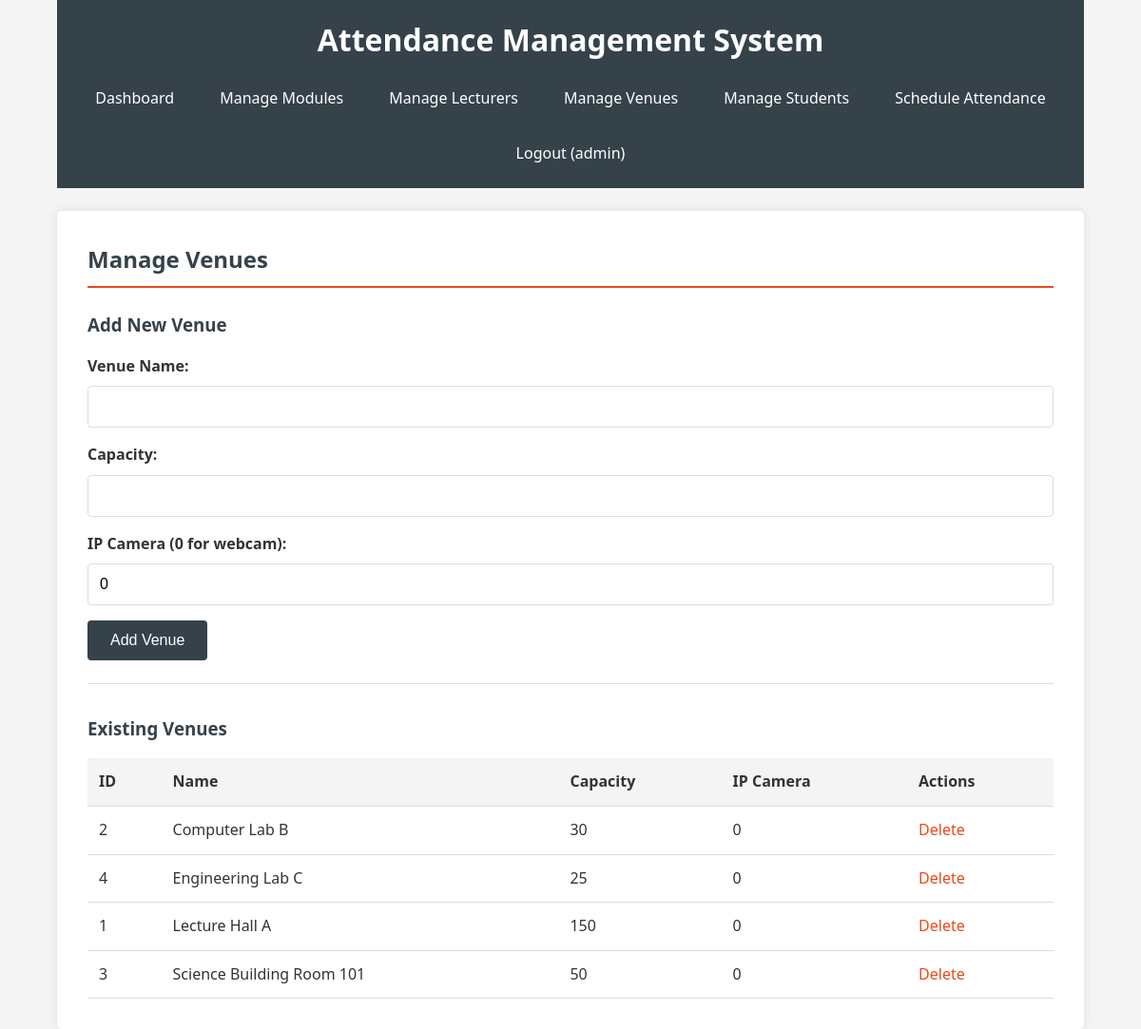
Screenshot of /modules/manage_venues.php (signed in) with the database file from the repository.
### tables this page shows
CREATE TABLE venues (
    id INT PRIMARY KEY AUTO_INCREMENT,
    name VARCHAR(100) NOT NULL,
    capacity INT NOT NULL,
    ip_camera VARCHAR(255) DEFAULT '0',
    created_at TIMESTAMP DEFAULT CURRENT_TIMESTAMP
);

### modules/manage_venues.php (the view, shortened to what this page needs)
<?php
$database = new Database();
$db = $database->getConnection();
$query = "SELECT * FROM venues ORDER BY name";
$stmt = $db->prepare($query);
$stmt->execute();
$venues = $stmt->fetchAll(PDO::FETCH_ASSOC);
?>
<!DOCTYPE html>
<html lang="en">
<head>
    <link rel="stylesheet" href="../css/style.css">
</head>
<body>
    <div class="container">
        <header>
            <h1>Attendance Management System</h1>
            <nav>
                <a href="../dashboard.php">Dashboard</a>
                <a href="manage_modules.php">Manage Modules</a>
                <a href="manage_lecturers.php">Manage Lecturers</a>
                <a href="manage_venues.php">Manage Venues</a>
                <a href="manage_students.php">Manage Students</a>
                <a href="schedule_attendance.php">Schedule Attendance</a>
                <a href="../logout.php">Logout (<?php echo $_SESSION['username']; ?>)</a>
            </nav>
        </header>
        <main>
            <h2>Manage Venues</h2>
            <div class="form-section">
                <h3>Add New Venue</h3>
                <form method="POST" action="">
                    <div class="form-group">
                        <label for="name">Venue Name:</label>
                        <input type="text" id="name" name="name" required>
                    </div>
                    <div class="form-group">
                        <label for="capacity">Capacity:</label>
                        <input type="number" id="capacity" name="capacity" required min="1">
                    </div>
                    <div class="form-group">
                        <label for="ip_camera">IP Camera (0 for webcam):</label>
                        <input type="text" id="ip_camera" name="ip_camera" value="0" required>
                    </div>
                    <button type="submit" name="add_venue">Add Venue</button>
                </form>
            </div>
            <div class="table-section">
                <h3>Existing Venues</h3>
                <table>
                    <thead>
                        <tr>
                            <th>ID</th>
                            <th>Name</th>
                            <th>Capacity</th>
                            <th>IP Camera</th>
                            <th>Actions</th>
                        </tr>
                    </thead>
                    <tbody>
                        <?php foreach ($venues as $venue): ?>
                        <tr>
                            <td><?php echo $venue['id']; ?></td>
                            <td><?php echo htmlspecialchars($venue['name']); ?></td>
                            <td><?php echo $venue['capacity']; ?></td>
                            <td><?php echo htmlspecialchars($venue['ip_camera']); ?></td>
                            <td>
                                <a href="?delete=<?php echo $venue['id']; ?>" onclick="return confirm('Are you sure?')">Delete</a>
                            </td>
                        </tr>
                        <?php endforeach; ?>
                    </tbody>
                </table>
            </div>
        </main>
    </div>
</body>
</html>

### css/style.css (style rules this page uses)
* { margin: 0; padding: 0; box-sizing: border-box; }
body { font-family: 'Segoe UI', Tahoma, Geneva, Verdana, sans-serif; line-height: 1.6; color: #333; background-color: #f4f4f4; }
.container { width: 90%; max-width: 1200px; margin: 0 auto; }
header { background: #35424a; color: #ffffff; padding: 1rem 0; margin-bottom: 1.5rem; }
header h1 { text-align: center; margin-bottom: 1rem; }
nav { display: flex; justify-content: center; flex-wrap: wrap; gap: 1rem; }
nav a { color: #ffffff; text-decoration: none; padding: 0.5rem 1rem; border-radius: 4px; transition: background 0.3s; }
main { background: #ffffff; padding: 2rem; border-radius: 5px; box-shadow: 0 0 10px rgba(0, 0, 0, 0.1); }
h2 { color: #35424a; margin-bottom: 1.5rem; padding-bottom: 0.5rem; border-bottom: 2px solid #e8491d; }
h3 { color: #35424a; margin-bottom: 1rem; }
.form-group { margin-bottom: 1rem; }
label { display: block; margin-bottom: 0.5rem; font-weight: bold; }
input[type="text"], input[type="password"], input[type="email"], input[type="number"], input[type="date"], input[type="time"], select, textarea { width: 100%; padding: 0.75rem; border: 1px solid #ddd; border-radius: 4px; font-size: 1rem; }
button { display: inline-block; background: #35424a; color: #ffffff; padding: 0.75rem 1.5rem; border: none; border-radius: 4px; cursor: pointer; font-size: 1rem; transition: background 0.3s; }
.form-section { margin-bottom: 2rem; padding-bottom: 1.5rem; border-bottom: 1px solid #ddd; }
.table-section { overflow-x: auto; }
table { width: 100%; border-collapse: collapse; margin-top: 1rem; }
table th, table td { padding: 0.75rem; text-align: left; border-bottom: 1px solid #ddd; }
table th { background: #f4f4f4; font-weight: bold; }
table a { color: #e8491d; text-decoration: none; margin-right: 0.5rem; }

### rows the page displays
venues: id "2", name "Computer Lab B", capacity "30", ip_camera "0"
venues: id "4", name "Engineering Lab C", capacity "25", ip_camera "0"
venues: id "1", name "Lecture Hall A", capacity "150", ip_camera "0"
venues: id "3", name "Science Building Room 101", capacity "50", ip_camera "0"

### other values shown
$_SESSION['username'] "admin"
